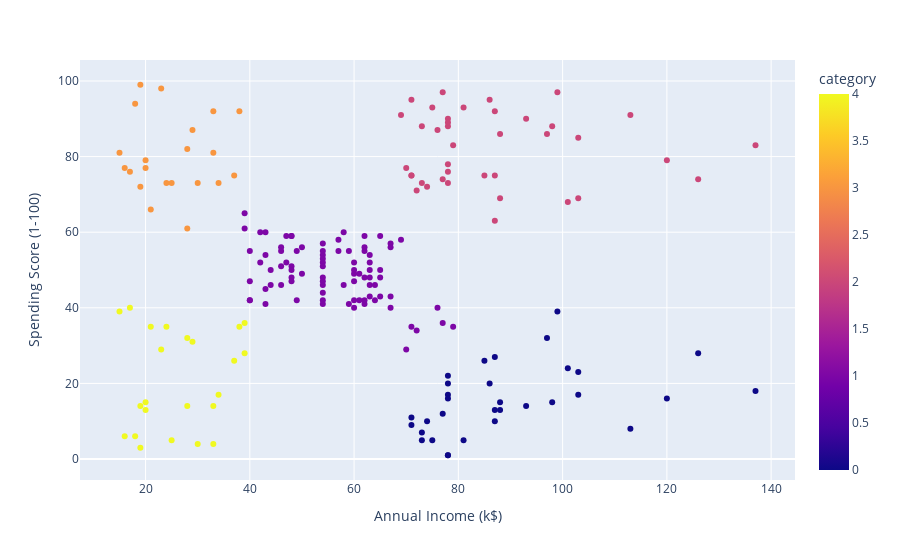

The notebook cell this image was saved under:
### Code cell
fig = px.scatter(data_frame=df, x='Annual Income (k$)',y='Spending Score (1-100)',color='category')
fig.show()

### Figure 1 — Plotly figure (JSON) as saved in the notebook; plotly's stock layout.template omitted (floating-point values rounded to 4 significant figures; data arrays with more than 128 entries replaced by an {"elided": "..."} marker saying what was removed)
{"data": [{"hovertemplate": "Annual Income (k$)=%{x}<br>Spending Score (1-100)=%{y}<br>category=%{marker.color}<extra></extra>", "legendgroup": "", "marker": {"color": {"elided": "200 int values"}, "coloraxis": "coloraxis", "symbol": "circle"}, "mode": "markers", "name": "", "orientation": "v", "showlegend": false, "type": "scatter", "x": {"elided": "200 int values"}, "xaxis": "x", "y": {"elided": "200 int values"}, "yaxis": "y"}], "layout": {"coloraxis": {"colorbar": {"title": {"text": "category"}}, "colorscale": [[0, "#0d0887"], [0.1111, "#46039f"], [0.2222, "#7201a8"], [0.3333, "#9c179e"], [0.4444, "#bd3786"], [0.5556, "#d8576b"], [0.6667, "#ed7953"], [0.7778, "#fb9f3a"], [0.8889, "#fdca26"], [1, "#f0f921"]]}, "legend": {"tracegroupgap": 0}, "margin": {"t": 60}, "xaxis": {"anchor": "y", "domain": [0, 1], "title": {"text": "Annual Income (k$)"}}, "yaxis": {"anchor": "x", "domain": [0, 1], "title": {"text": "Spending Score (1-100)"}}}}
